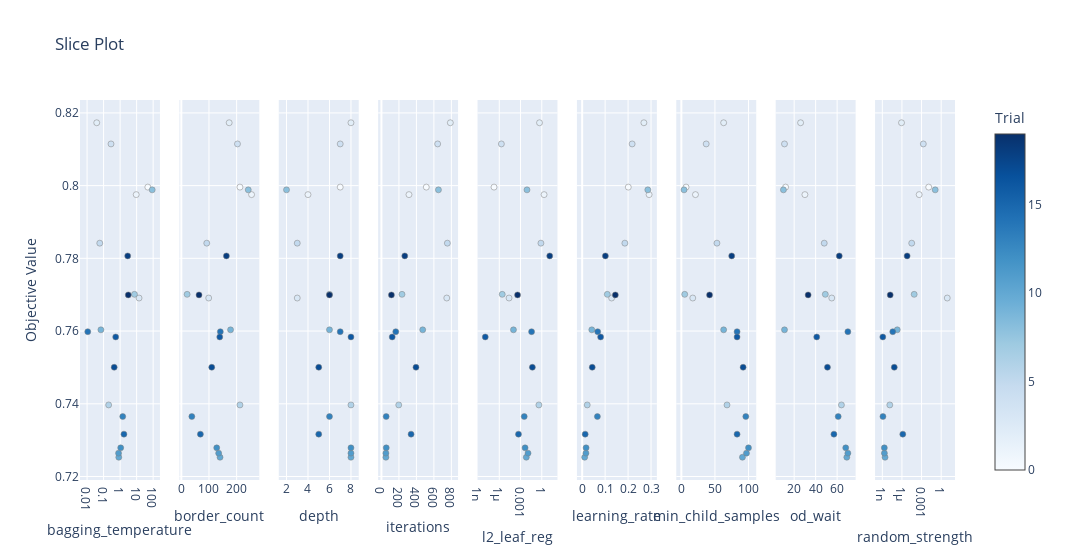

Notebook source saved alongside this figure:
### Code cell
optuna.visualization.plot_slice(study)

### Figure 1 — Plotly figure (JSON) as saved in the notebook; plotly's stock layout.template omitted (floating-point values rounded to 4 significant figures)
{"data": [{"marker": {"color": [0, 1, 2, 3, 4, 5, 6, 7, 8, 9, 10, 11, 12, 13, 14, 15, 16, 17, 18, 19], "colorbar": {"title": {"text": "Trial"}, "x": 1, "xpad": 40}, "colorscale": [[0, "rgb(247,251,255)"], [0.125, "rgb(222,235,247)"], [0.25, "rgb(198,219,239)"], [0.375, "rgb(158,202,225)"], [0.5, "rgb(107,174,214)"], [0.625, "rgb(66,146,198)"], [0.75, "rgb(33,113,181)"], [0.875, "rgb(8,81,156)"], [1, "rgb(8,48,107)"]], "line": {"color": "Grey", "width": 0.5}, "showscale": true}, "mode": "markers", "name": "Feasible Trial", "showlegend": false, "type": "scatter", "x": [47.74, 9.427, 0.03834, 14.03, 0.2803, 0.05847, 0.2022, 7.409, 87.53, 0.0685, 0.8313, 0.805, 1.086, 1.439, 0.01096, 1.705, 0.5405, 0.4383, 2.883, 3.11], "xaxis": "x", "y": [0.7996, 0.7975, 0.8173, 0.7691, 0.8115, 0.7842, 0.7397, 0.7701, 0.7988, 0.7603, 0.7253, 0.7264, 0.7279, 0.7365, 0.7598, 0.7317, 0.7584, 0.75, 0.7807, 0.7699], "yaxis": "y"}, {"marker": {"color": [0, 1, 2, 3, 4, 5, 6, 7, 8, 9, 10, 11, 12, 13, 14, 15, 16, 17, 18, 19], "colorbar": {"title": {"text": "Trial"}, "x": 1, "xpad": 40}, "colorscale": [[0, "rgb(247,251,255)"], [0.125, "rgb(222,235,247)"], [0.25, "rgb(198,219,239)"], [0.375, "rgb(158,202,225)"], [0.5, "rgb(107,174,214)"], [0.625, "rgb(66,146,198)"], [0.75, "rgb(33,113,181)"], [0.875, "rgb(8,81,156)"], [1, "rgb(8,48,107)"]], "line": {"color": "Grey", "width": 0.5}, "showscale": false}, "mode": "markers", "name": "Feasible Trial", "showlegend": false, "type": "scatter", "x": [212, 254, 173, 99, 203, 92, 212, 21, 242, 178, 140, 135, 128, 38, 141, 69, 139, 110, 163, 64], "xaxis": "x2", "y": [0.7996, 0.7975, 0.8173, 0.7691, 0.8115, 0.7842, 0.7397, 0.7701, 0.7988, 0.7603, 0.7253, 0.7264, 0.7279, 0.7365, 0.7598, 0.7317, 0.7584, 0.75, 0.7807, 0.7699], "yaxis": "y2"}, {"marker": {"color": [0, 1, 2, 3, 4, 5, 6, 7, 8, 9, 10, 11, 12, 13, 14, 15, 16, 17, 18, 19], "colorbar": {"title": {"text": "Trial"}, "x": 1, "xpad": 40}, "colorscale": [[0, "rgb(247,251,255)"], [0.125, "rgb(222,235,247)"], [0.25, "rgb(198,219,239)"], [0.375, "rgb(158,202,225)"], [0.5, "rgb(107,174,214)"], [0.625, "rgb(66,146,198)"], [0.75, "rgb(33,113,181)"], [0.875, "rgb(8,81,156)"], [1, "rgb(8,48,107)"]], "line": {"color": "Grey", "width": 0.5}, "showscale": false}, "mode": "markers", "name": "Feasible Trial", "showlegend": false, "type": "scatter", "x": [7, 4, 8, 3, 7, 3, 8, 6, 2, 6, 8, 8, 8, 6, 7, 5, 8, 5, 7, 6], "xaxis": "x3", "y": [0.7996, 0.7975, 0.8173, 0.7691, 0.8115, 0.7842, 0.7397, 0.7701, 0.7988, 0.7603, 0.7253, 0.7264, 0.7279, 0.7365, 0.7598, 0.7317, 0.7584, 0.75, 0.7807, 0.7699], "yaxis": "y3"}, {"marker": {"color": [0, 1, 2, 3, 4, 5, 6, 7, 8, 9, 10, 11, 12, 13, 14, 15, 16, 17, 18, 19], "colorbar": {"title": {"text": "Trial"}, "x": 1, "xpad": 40}, "colorscale": [[0, "rgb(247,251,255)"], [0.125, "rgb(222,235,247)"], [0.25, "rgb(198,219,239)"], [0.375, "rgb(158,202,225)"], [0.5, "rgb(107,174,214)"], [0.625, "rgb(66,146,198)"], [0.75, "rgb(33,113,181)"], [0.875, "rgb(8,81,156)"], [1, "rgb(8,48,107)"]], "line": {"color": "Grey", "width": 0.5}, "showscale": false}, "mode": "markers", "name": "Feasible Trial", "showlegend": false, "type": "scatter", "x": [513, 315, 788, 747, 643, 754, 198, 235, 652, 472, 51, 51, 55, 54, 164, 339, 123, 395, 267, 114], "xaxis": "x4", "y": [0.7996, 0.7975, 0.8173, 0.7691, 0.8115, 0.7842, 0.7397, 0.7701, 0.7988, 0.7603, 0.7253, 0.7264, 0.7279, 0.7365, 0.7598, 0.7317, 0.7584, 0.75, 0.7807, 0.7699], "yaxis": "y4"}, {"marker": {"color": [0, 1, 2, 3, 4, 5, 6, 7, 8, 9, 10, 11, 12, 13, 14, 15, 16, 17, 18, 19], "colorbar": {"title": {"text": "Trial"}, "x": 1, "xpad": 40}, "colorscale": [[0, "rgb(247,251,255)"], [0.125, "rgb(222,235,247)"], [0.25, "rgb(198,219,239)"], [0.375, "rgb(158,202,225)"], [0.5, "rgb(107,174,214)"], [0.625, "rgb(66,146,198)"], [0.75, "rgb(33,113,181)"], [0.875, "rgb(8,81,156)"], [1, "rgb(8,48,107)"]], "line": {"color": "Grey", "width": 0.5}, "showscale": false}, "mode": "markers", "name": "Feasible Trial", "showlegend": false, "type": "scatter", "x": [1.806e-07, 2.108, 0.4823, 2.406e-05, 1.963e-06, 0.7552, 0.3892, 2.599e-06, 0.008181, 0.0001004, 0.006531, 0.01142, 0.004398, 0.003332, 0.03637, 0.0005126, 1.053e-08, 0.04688, 13.26, 0.0003796], "xaxis": "x5", "y": [0.7996, 0.7975, 0.8173, 0.7691, 0.8115, 0.7842, 0.7397, 0.7701, 0.7988, 0.7603, 0.7253, 0.7264, 0.7279, 0.7365, 0.7598, 0.7317, 0.7584, 0.75, 0.7807, 0.7699], "yaxis": "y5"}, {"marker": {"color": [0, 1, 2, 3, 4, 5, 6, 7, 8, 9, 10, 11, 12, 13, 14, 15, 16, 17, 18, 19], "colorbar": {"title": {"text": "Trial"}, "x": 1, "xpad": 40}, "colorscale": [[0, "rgb(247,251,255)"], [0.125, "rgb(222,235,247)"], [0.25, "rgb(198,219,239)"], [0.375, "rgb(158,202,225)"], [0.5, "rgb(107,174,214)"], [0.625, "rgb(66,146,198)"], [0.75, "rgb(33,113,181)"], [0.875, "rgb(8,81,156)"], [1, "rgb(8,48,107)"]], "line": {"color": "Grey", "width": 0.5}, "showscale": false}, "mode": "markers", "name": "Feasible Trial", "showlegend": false, "type": "scatter", "x": [0.2009, 0.2916, 0.2689, 0.1283, 0.2177, 0.186, 0.02215, 0.1095, 0.2859, 0.04195, 0.01091, 0.01648, 0.01713, 0.06636, 0.06768, 0.01323, 0.08046, 0.0439, 0.1011, 0.1445], "xaxis": "x6", "y": [0.7996, 0.7975, 0.8173, 0.7691, 0.8115, 0.7842, 0.7397, 0.7701, 0.7988, 0.7603, 0.7253, 0.7264, 0.7279, 0.7365, 0.7598, 0.7317, 0.7584, 0.75, 0.7807, 0.7699], "yaxis": "y6"}, {"marker": {"color": [0, 1, 2, 3, 4, 5, 6, 7, 8, 9, 10, 11, 12, 13, 14, 15, 16, 17, 18, 19], "colorbar": {"title": {"text": "Trial"}, "x": 1, "xpad": 40}, "colorscale": [[0, "rgb(247,251,255)"], [0.125, "rgb(222,235,247)"], [0.25, "rgb(198,219,239)"], [0.375, "rgb(158,202,225)"], [0.5, "rgb(107,174,214)"], [0.625, "rgb(66,146,198)"], [0.75, "rgb(33,113,181)"], [0.875, "rgb(8,81,156)"], [1, "rgb(8,48,107)"]], "line": {"color": "Grey", "width": 0.5}, "showscale": false}, "mode": "markers", "name": "Feasible Trial", "showlegend": false, "type": "scatter", "x": [7, 21, 63, 17, 37, 53, 68, 5, 4, 63, 91, 97, 100, 96, 83, 83, 83, 92, 75, 42], "xaxis": "x7", "y": [0.7996, 0.7975, 0.8173, 0.7691, 0.8115, 0.7842, 0.7397, 0.7701, 0.7988, 0.7603, 0.7253, 0.7264, 0.7279, 0.7365, 0.7598, 0.7317, 0.7584, 0.75, 0.7807, 0.7699], "yaxis": "y7"}, {"marker": {"color": [0, 1, 2, 3, 4, 5, 6, 7, 8, 9, 10, 11, 12, 13, 14, 15, 16, 17, 18, 19], "colorbar": {"title": {"text": "Trial"}, "x": 1, "xpad": 40}, "colorscale": [[0, "rgb(247,251,255)"], [0.125, "rgb(222,235,247)"], [0.25, "rgb(198,219,239)"], [0.375, "rgb(158,202,225)"], [0.5, "rgb(107,174,214)"], [0.625, "rgb(66,146,198)"], [0.75, "rgb(33,113,181)"], [0.875, "rgb(8,81,156)"], [1, "rgb(8,48,107)"]], "line": {"color": "Grey", "width": 0.5}, "showscale": false}, "mode": "markers", "name": "Feasible Trial", "showlegend": false, "type": "scatter", "x": [12, 30, 26, 55, 11, 48, 64, 49, 10, 11, 69, 70, 68, 61, 70, 57, 41, 51, 62, 33], "xaxis": "x8", "y": [0.7996, 0.7975, 0.8173, 0.7691, 0.8115, 0.7842, 0.7397, 0.7701, 0.7988, 0.7603, 0.7253, 0.7264, 0.7279, 0.7365, 0.7598, 0.7317, 0.7584, 0.75, 0.7807, 0.7699], "yaxis": "y8"}, {"marker": {"color": [0, 1, 2, 3, 4, 5, 6, 7, 8, 9, 10, 11, 12, 13, 14, 15, 16, 17, 18, 19], "colorbar": {"title": {"text": "Trial"}, "x": 1, "xpad": 40}, "colorscale": [[0, "rgb(247,251,255)"], [0.125, "rgb(222,235,247)"], [0.25, "rgb(198,219,239)"], [0.375, "rgb(158,202,225)"], [0.5, "rgb(107,174,214)"], [0.625, "rgb(66,146,198)"], [0.75, "rgb(33,113,181)"], [0.875, "rgb(8,81,156)"], [1, "rgb(8,48,107)"]], "line": {"color": "Grey", "width": 0.5}, "showscale": false}, "mode": "markers", "name": "Feasible Trial", "showlegend": false, "type": "scatter", "x": [0.01227, 0.0004326, 8.6e-07, 8.459, 0.001843, 3.112e-05, 1.383e-08, 7.426e-05, 0.1212, 1.909e-07, 2.605e-09, 2.074e-09, 2.033e-09, 1.244e-09, 3.947e-08, 1.345e-06, 1.188e-09, 6.714e-08, 6.218e-06, 1.601e-08], "xaxis": "x9", "y": [0.7996, 0.7975, 0.8173, 0.7691, 0.8115, 0.7842, 0.7397, 0.7701, 0.7988, 0.7603, 0.7253, 0.7264, 0.7279, 0.7365, 0.7598, 0.7317, 0.7584, 0.75, 0.7807, 0.7699], "yaxis": "y9"}], "layout": {"title": {"text": "Slice Plot"}, "width": 2700, "xaxis": {"anchor": "y", "domain": [0, 0.09136], "title": {"text": "bagging_temperature"}, "type": "log"}, "xaxis2": {"anchor": "y2", "domain": [0.1136, 0.2049], "title": {"text": "border_count"}}, "xaxis3": {"anchor": "y3", "domain": [0.2272, 0.3185], "title": {"text": "depth"}}, "xaxis4": {"anchor": "y4", "domain": [0.3407, 0.4321], "title": {"text": "iterations"}}, "xaxis5": {"anchor": "y5", "domain": [0.4543, 0.5457], "title": {"text": "l2_leaf_reg"}, "type": "log"}, "xaxis6": {"anchor": "y6", "domain": [0.5679, 0.6593], "title": {"text": "learning_rate"}}, "xaxis7": {"anchor": "y7", "domain": [0.6815, 0.7728], "title": {"text": "min_child_samples"}}, "xaxis8": {"anchor": "y8", "domain": [0.7951, 0.8864], "title": {"text": "od_wait"}}, "xaxis9": {"anchor": "y9", "domain": [0.9086, 1], "title": {"text": "random_strength"}, "type": "log"}, "yaxis": {"anchor": "x", "domain": [0, 1], "title": {"text": "Objective Value"}}, "yaxis2": {"anchor": "x2", "domain": [0, 1], "matches": "y", "showticklabels": false}, "yaxis3": {"anchor": "x3", "domain": [0, 1], "matches": "y", "showticklabels": false}, "yaxis4": {"anchor": "x4", "domain": [0, 1], "matches": "y", "showticklabels": false}, "yaxis5": {"anchor": "x5", "domain": [0, 1], "matches": "y", "showticklabels": false}, "yaxis6": {"anchor": "x6", "domain": [0, 1], "matches": "y", "showticklabels": false}, "yaxis7": {"anchor": "x7", "domain": [0, 1], "matches": "y", "showticklabels": false}, "yaxis8": {"anchor": "x8", "domain": [0, 1], "matches": "y", "showticklabels": false}, "yaxis9": {"anchor": "x9", "domain": [0, 1], "matches": "y", "showticklabels": false}}}
